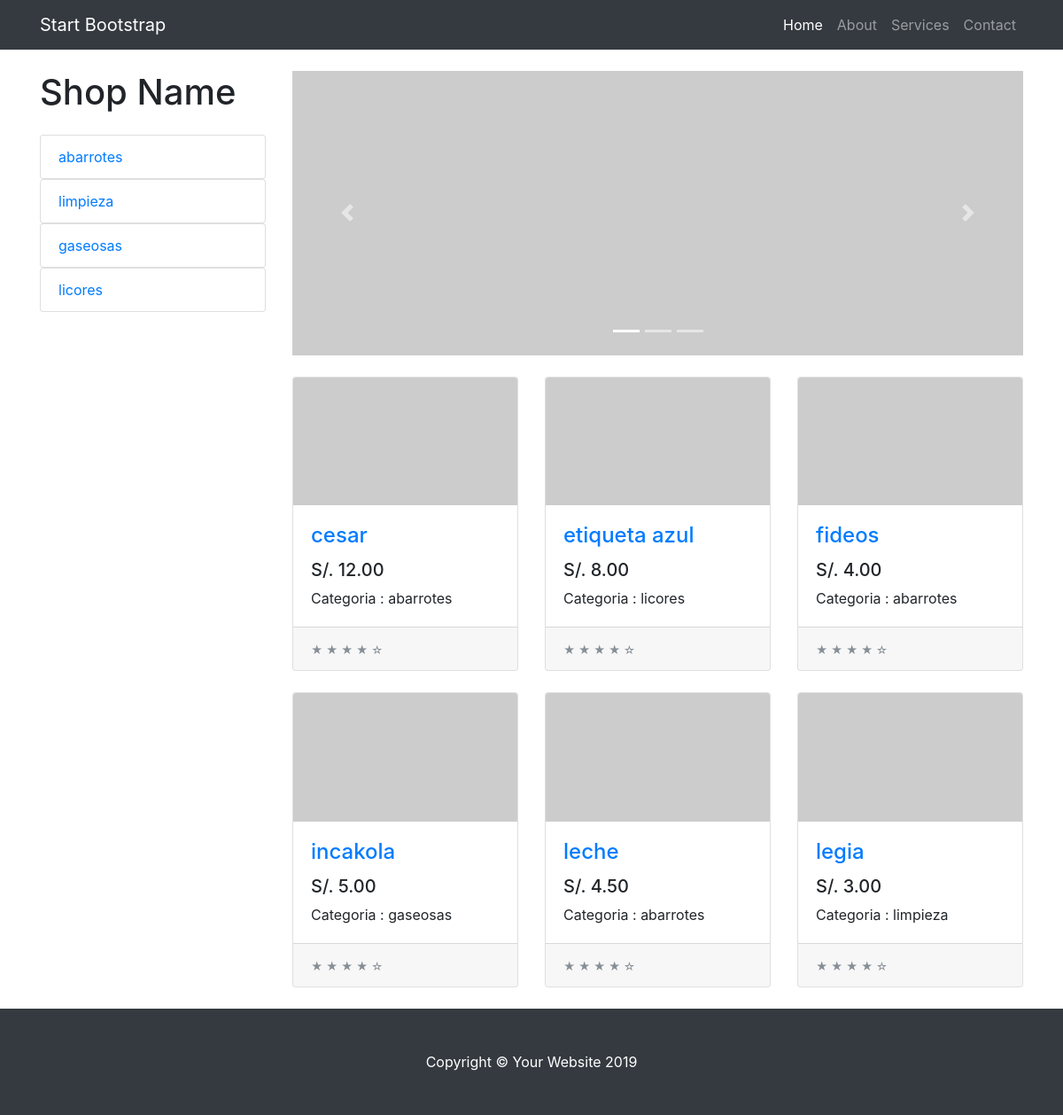
The app's page /tienda/ with its own data.
### tienda/models.py (models this page shows, shortened)
class Categoria(models.Model):
    nombre = models.CharField(max_length=200)
    pub_date = models.DateTimeField('fecha de registro',auto_now=True)

class Producto(models.Model):
    categoria = models.ForeignKey(Categoria,on_delete=models.CASCADE)
    nombre = models.CharField(max_length=200)
    precio = models.DecimalField(max_digits=6,decimal_places=2)
    stock = models.IntegerField(default=0)
    pub_date = models.DateTimeField('date published')

### tienda/views.py (the view)
# urls.py: path('', views.index , name="index"),
def index(request):
    category_list = Categoria.objects.all()
    product_list = Producto.objects.order_by('nombre')[:6]
    context ={'product_list':product_list , 'category_list':category_list}
    return render(request,'index.html' , context)

### tienda/templates/index.html (shortened to what this page needs)
{% extends "layout.html" %}
{%block content%}
   <div id="carouselExampleIndicators" class="carousel slide my-4" data-ride="carousel">
    <ol class="carousel-indicators">
      <li data-target="#carouselExampleIndicators" data-slide-to="0" class="active"></li>
      <li data-target="#carouselExampleIndicators" data-slide-to="1"></li>
      <li data-target="#carouselExampleIndicators" data-slide-to="2"></li>
    </ol>
    <div class="carousel-inner" role="listbox">
      <div class="carousel-item active">
        <img class="d-block img-fluid" src="http://placehold.it/900x350" alt="First slide">
      </div>
    </div>
    <a class="carousel-control-prev" href="#carouselExampleIndicators" role="button" data-slide="prev">
      <span class="carousel-control-prev-icon" aria-hidden="true"></span>
    </a>
    <a class="carousel-control-next" href="#carouselExampleIndicators" role="button" data-slide="next">
      <span class="carousel-control-next-icon" aria-hidden="true"></span>
    </a>
  </div>
  <div class="row">
    {%for prod in product_list %}
    <div class="col-lg-4 col-md-6 mb-4">
      <div class="card h-100">
        <a href="producto/{{prod.id}}"><img class="card-img-top" src="http://placehold.it/700x400" alt=""></a>
        <div class="card-body">
          <h4 class="card-title">
            <a href="producto/{{prod.id}}">{{prod.nombre}}</a>
          </h4>
          <h5>S/. {{prod.precio}}</h5>
          <p class="card-text">Categoria : {{ prod.categoria.nombre}}</p>
        </div>
        <div class="card-footer">
          <small class="text-muted">&#9733; &#9733; &#9733; &#9733; &#9734;</small>
        </div>
      </div>
    </div>
    {% endfor%}
  </div>
{% endblock %}

### tienda/templates/layout.html (shortened to what this page needs)
{% load static %}
<!DOCTYPE html>
<html lang="en">
  <head>
    <link href="{% static 'vendor/bootstrap/css/bootstrap.min.css' %}" rel="stylesheet">
    <link href="{% static 'css/shop.css' %}" rel="stylesheet ">
  </head>
  <body>
    <nav class="navbar navbar-expand-lg navbar-dark bg-dark fixed-top">
      <div class="container">
        <a class="navbar-brand" href="#">Start Bootstrap</a>
        <div class="collapse navbar-collapse" id="navbarResponsive">
          <ul class="navbar-nav ml-auto">
            <li class="nav-item active">
              <a class="nav-link" href="#">Home
              </a>
            </li>
            <li class="nav-item">
              <a class="nav-link" href="#">About</a>
            </li>
            <li class="nav-item">
              <a class="nav-link" href="#">Services</a>
            </li>
            <li class="nav-item">
              <a class="nav-link" href="#">Contact</a>
            </li>
          </ul>
        </div>
      </div>
    </nav>
    <div class="container">
      <div class="row">
        <div class="col-lg-3">
          <h1 class="my-4">Shop Name</h1>
          {% for cat in category_list %}
          <div class="list-group">
            <a href="{% url 'tienda:categoria' cat.id %}" class="list-group-item">{{cat.nombre}}</a>
          </div>
          {% endfor %}
        </div>
        <div class="col-lg-9">
            {% block content %}{% endblock %}
        </div>
      </div>
    </div>
    <footer class="py-5 bg-dark">
      <div class="container">
        <p class="m-0 text-center text-white">Copyright &copy; Your Website 2019</p>
      </div>
    </footer>
  </body>
</html>

### tienda/static/css/shop.css (style rules this page uses)
body { padding-top: 54px; }
@media (min-width: 992px) { body { padding-top: 56px; } }

### records on screen
Categoria: nombre "abarrotes"
Categoria: nombre "limpieza"
Categoria: nombre "gaseosas"
Categoria: nombre "licores"
Producto: nombre "cesar", precio "12.00", categoria.nombre "abarrotes"
Producto: nombre "etiqueta azul", precio "8.00", categoria.nombre "licores"
Producto: nombre "fideos", precio "4.00", categoria.nombre "abarrotes"
Producto: nombre "incakola", precio "5.00", categoria.nombre "gaseosas"
Producto: nombre "leche", precio "4.50", categoria.nombre "abarrotes"
Producto: nombre "legia", precio "3.00", categoria.nombre "limpieza"
